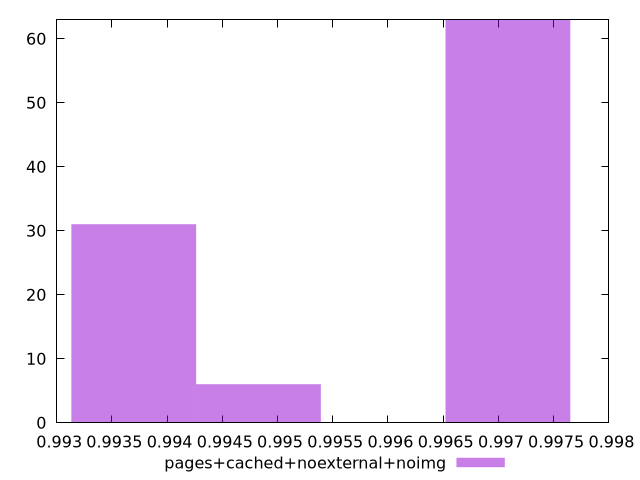

This chart was generated by the following gnuplot code:
$_pagesCachedNoexternalNoimg <<EOF
0.9970858777928037 63
0.9936982700539833 31
0.9948274726335901 6
EOF
set key outside below
set terminal pngcairo
set output "report_00005_2020-11-02T22-26-11.212Z/interactive/pages+cached+noexternal+noimg//hist.png"
set yrange [0:63]
set boxwidth 0.0011292025796067991
set style fill transparent solid 0.5 noborder
plot $_pagesCachedNoexternalNoimg title "pages+cached+noexternal+noimg" with boxes ,
